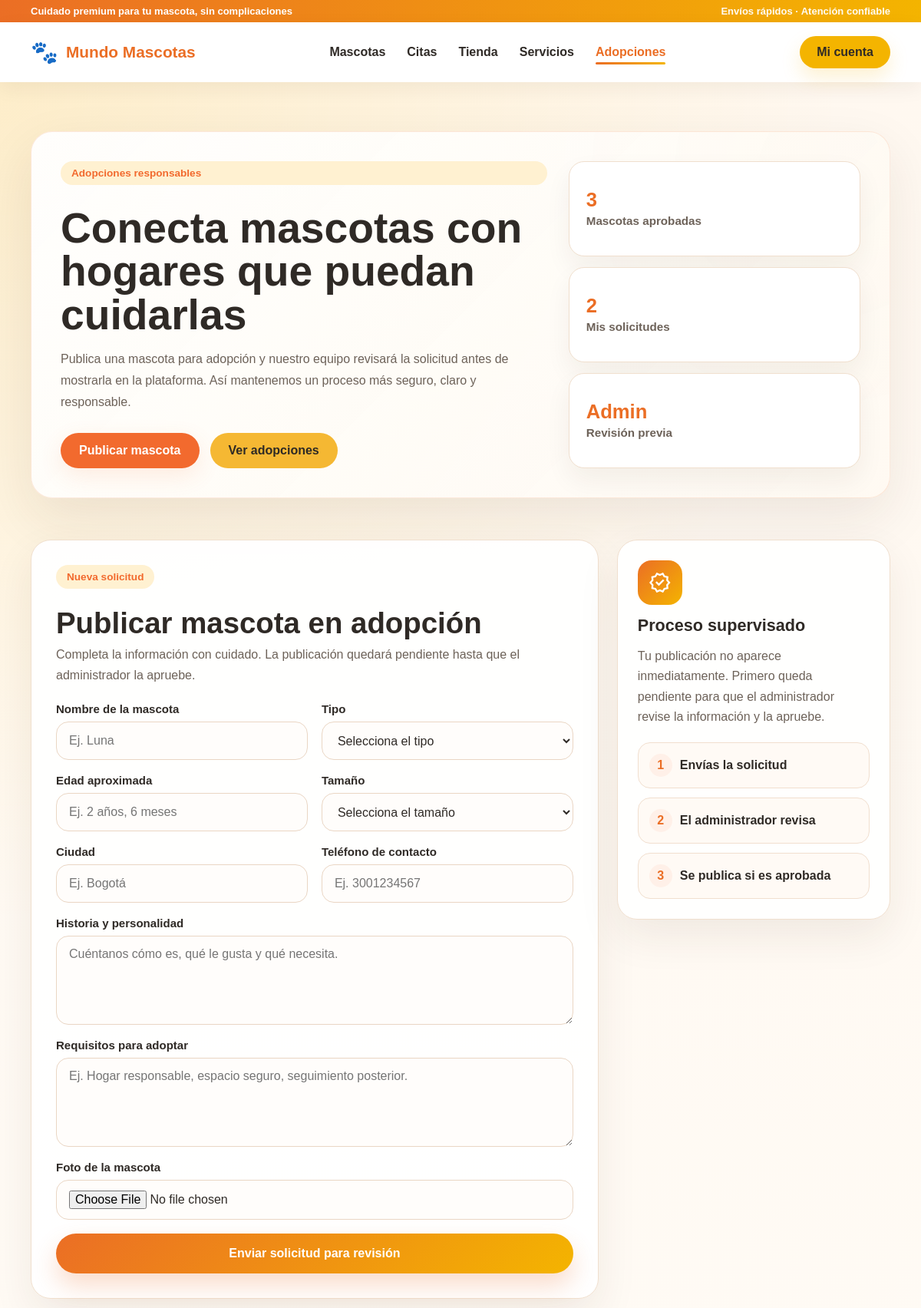
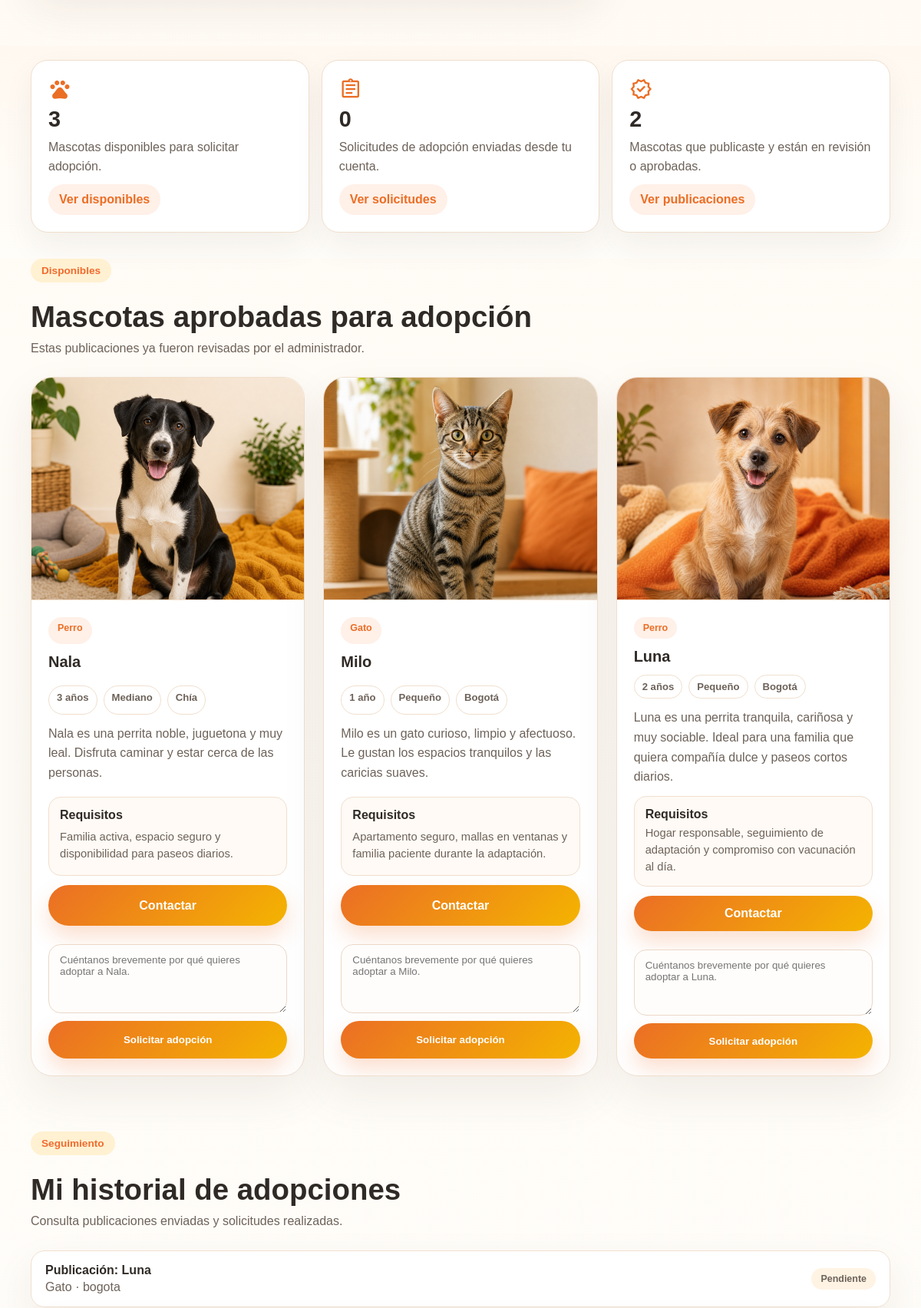
/adopciones/ (signed in, upper part), run on the app's committed database (2 pictures, top to bottom).
### app/models.py (models this page shows, shortened)
class AdoptionPet(models.Model):
    STATUS_CHOICES = [
        ("pendiente", "Pendiente"),
        ("aprobado", "Aprobado"),
        ("rechazado", "Rechazado"),
    ]
    PET_TYPES = [
        ("Perro", "Perro"),
        ("Gato", "Gato"),
        ("Otro", "Otro"),
    ]
    SIZE_CHOICES = [
        ("Pequeño", "Pequeño"),
        ("Mediano", "Mediano"),
        ("Grande", "Grande"),
    ]
    owner = models.ForeignKey(User, on_delete=models.CASCADE, related_name="adoption_posts")
    name = models.CharField(max_length=80)
    pet_type = models.CharField(max_length=20, choices=PET_TYPES)
    age = models.CharField(max_length=60)
    size = models.CharField(max_length=20, choices=SIZE_CHOICES)
    city = models.CharField(max_length=80)
    description = models.TextField()
    requirements = models.TextField()
    contact_phone = models.CharField(max_length=30)
    photo = models.ImageField(upload_to="adoptions/")
    status = models.CharField(max_length=20, choices=STATUS_CHOICES, default="pendiente")
    admin_notes = models.TextField(blank=True)
    created_at = models.DateTimeField(auto_now_add=True)
    updated_at = models.DateTimeField(auto_now=True)

### app/views.py (the view, shortened to what this page needs)
# urls.py: path('adopciones/', views.adopciones, name='adopciones'),
def adopciones(request):
    approved_pets = AdoptionPet.objects.filter(status="aprobado").order_by("-created_at")
    my_requests = []
    my_applications = []
    if request.user.is_authenticated:
        my_requests = AdoptionPet.objects.filter(owner=request.user).order_by("-created_at")
        my_applications = AdoptionApplication.objects.filter(applicant=request.user).select_related("pet").order_by("-created_at")
    return render(request, "app/adopciones.html", {
        "approved_pets": approved_pets,
        "my_requests": my_requests,
        "my_applications": my_applications,
    })

### app/templates/app/adopciones.html (shortened to what this page needs)
{% extends "app/base.html" %}
{% load static %}
{% block extra_css %}
<link rel="stylesheet" href="{% static 'app/css/adopciones.css' %}?v=20260528-2">
{% endblock %}
{% block content %}
<main class="adoptions-page">
  <section class="adoptions-hero">
    <div class="container">
      <div class="adoptions-hero-box">
        <div class="adoptions-hero-text">
          <span class="section-tag">Adopciones responsables</span>
          <h1>Conecta mascotas con hogares que puedan cuidarlas</h1>
          <p>
            Publica una mascota para adopción y nuestro equipo revisará la solicitud
            antes de mostrarla en la plataforma. Así mantenemos un proceso más seguro,
            claro y responsable.
          </p>
          <div class="adoptions-hero-actions">
            {% if request.user.is_authenticated %}
              <a href="#adoptionForm" class="btn btn-primary">Publicar mascota</a>
            {% else %}
              <a href="{% url 'login' %}?next={% url 'adopciones' %}" class="btn btn-primary">Iniciar sesión para publicar</a>
            {% endif %}
            <a href="#approvedAdoptions" class="btn btn-secondary">Ver adopciones</a>
          </div>
        </div>
        <div class="adoptions-hero-stats">
          <article class="adoptions-mini-card">
            <strong>{{ approved_pets|length }}</strong>
            <span>Mascotas aprobadas</span>
          </article>
          <article class="adoptions-mini-card">
            <strong>{{ my_requests|length }}</strong>
            <span>Mis solicitudes</span>
          </article>
          <article class="adoptions-mini-card">
            <strong>Admin</strong>
            <span>Revisión previa</span>
          </article>
        </div>
      </div>
    </div>
  </section>
  {% if request.user.is_authenticated %}
  <section class="adoption-submit-section" id="adoptionForm">
    <div class="container adoption-submit-grid">
      <article class="adoption-form-card">
        <div class="adoption-section-title">
          <span class="section-tag">Nueva solicitud</span>
          <h2>Publicar mascota en adopción</h2>
          <p>
            Completa la información con cuidado. La publicación quedará pendiente
            hasta que el administrador la apruebe.
          </p>
        </div>
        <form class="adoption-form" method="POST" enctype="multipart/form-data">
          <div class="adoption-field">
            <label for="adoptionName">Nombre de la mascota</label>
            <input type="text" id="adoptionName" name="name" placeholder="Ej. Luna" required>
          </div>
          <div class="adoption-field">
            <label for="adoptionType">Tipo</label>
            <select id="adoptionType" name="pet_type" required>
              <option value="">Selecciona el tipo</option>
            </select>
          </div>
          <div class="adoption-field">
            <label for="adoptionAge">Edad aproximada</label>
            <input type="text" id="adoptionAge" name="age" placeholder="Ej. 2 años, 6 meses" required>
          </div>
          <div class="adoption-field">
            <label for="adoptionSize">Tamaño</label>
            <select id="adoptionSize" name="size" required>
              <option value="">Selecciona el tamaño</option>
            </select>
          </div>
          <div class="adoption-field">
            <label for="adoptionCity">Ciudad</label>
            <input type="text" id="adoptionCity" name="city" placeholder="Ej. Bogotá" required>
          </div>
          <div class="adoption-field">
            <label for="adoptionPhone">Teléfono de contacto</label>
            <input
              type="tel"
              id="adoptionPhone"
              name="contact_phone"
              placeholder="Ej. 3001234567"
              inputmode="numeric"
              maxlength="10"
              pattern="[0-9]{7,10}"
              required
            >
          </div>
          <div class="adoption-field full-width">
            <label for="adoptionDescription">Historia y personalidad</label>
            <textarea
              id="adoptionDescription"
              name="description"
              rows="4"
              placeholder="Cuéntanos cómo es, qué le gusta y qué necesita."
              required
            ></textarea>
          </div>
          <div class="adoption-field full-width">
            <label for="adoptionRequirements">Requisitos para adoptar</label>
            <textarea
              id="adoptionRequirements"
              name="requirements"
              rows="4"
              placeholder="Ej. Hogar responsable, espacio seguro, seguimiento posterior."
              required
            ></textarea>
          </div>
          <div class="adoption-field full-width">
            <label for="adoptionPhoto">Foto de la mascota</label>
            <input type="file" id="adoptionPhoto" name="photo" accept="image/*" required>
          </div>
          <button type="submit" class="adoption-submit-btn full-width">
            Enviar solicitud para revisión
          </button>
        </form>
      </article>
      <aside class="adoption-process-card">
        <span class="material-symbols-outlined">verified</span>
        <h3>Proceso supervisado</h3>
        <p>
          Tu publicación no aparece inmediatamente. Primero queda pendiente para
          que el administrador revise la información y la apruebe.
        </p>
        <div class="adoption-steps">
          <div>
            <strong>1</strong>
            <span>Envías la solicitud</span>
          </div>
          <div>
            <strong>2</strong>
            <span>El administrador revisa</span>
          </div>
          <div>
            <strong>3</strong>
            <span>Se publica si es aprobada</span>
          </div>
        </div>
      </aside>
    </div>
  </section>
  {% endif %}
  {% if request.user.is_authenticated %}
  <section class="adoption-account-panel">
    <div class="container adoption-account-grid">
      <article class="adoption-account-card">
        <span class="material-symbols-outlined">pets</span>
        <strong>{{ approved_pets|length }}</strong>
        <p>Mascotas disponibles para solicitar adopción.</p>
        <a href="#approvedAdoptions">Ver disponibles</a>
      </article>
      <article class="adoption-account-card">
        <span class="material-symbols-outlined">assignment</span>
        <strong>{{ my_applications|length }}</strong>
        <p>Solicitudes de adopción enviadas desde tu cuenta.</p>
        <a href="#myAdoptionHistory">Ver solicitudes</a>
      </article>
      <article class="adoption-account-card">
        <span class="material-symbols-outlined">verified</span>
        <strong>{{ my_requests|length }}</strong>
        <p>Mascotas que publicaste y están en revisión o aprobadas.</p>
        <a href="#myAdoptionHistory">Ver publicaciones</a>
      </article>
    </div>
  </section>
  {% endif %}
  <section class="approved-adoptions" id="approvedAdoptions">
    <div class="container">
      <div class="section-head adoptions-head-left">
        <span class="section-tag">Disponibles</span>
        <h2>Mascotas aprobadas para adopción</h2>
        <p>Estas publicaciones ya fueron revisadas por el administrador.</p>
      </div>
      <div class="adoptions-grid">
        {% if approved_pets %}
          {% for pet in approved_pets %}
            <article class="adoption-card">
              <div class="adoption-card-image">
                <img src="{{ pet.photo.url }}" alt="{{ pet.name }}">
              </div>
              <div class="adoption-card-content">
                <span class="adoption-badge">{{ pet.pet_type }}</span>
                <h3>{{ pet.name }}</h3>
                <div class="adoption-card-meta">
                  <span>{{ pet.age }}</span>
                  <span>{{ pet.size }}</span>
                  <span>{{ pet.city }}</span>
                </div>
                <p>{{ pet.description }}</p>
                <div class="adoption-requirements">
                  <strong>Requisitos</strong>
                  <span>{{ pet.requirements }}</span>
                </div>
                <a href="tel:{{ pet.contact_phone }}" class="adoption-contact-btn">
                  Contactar
                </a>
                {% if request.user.is_authenticated %}
                  {% if request.user != pet.owner %}
                    <form method="POST" action="{% url 'solicitar_adopcion' pet.id %}" class="adoption-apply-form">
                      <textarea name="message" rows="3" placeholder="Cuéntanos brevemente por qué quieres adoptar a {{ pet.name }}."></textarea>
                      <button type="submit" class="adoption-contact-btn adoption-apply-btn">Solicitar adopción</button>
                    </form>
                  {% endif %}
                {% else %}
                  <a href="{% url 'login' %}?next={% url 'adopciones' %}" class="adoption-contact-btn adoption-apply-btn">
                    Iniciar sesión para solicitar adopción
                  </a>
                {% endif %}
              </div>
            </article>
          {% endfor %}
        {% else %}
          <article class="adoption-empty-state">
            <span class="material-symbols-outlined">pets</span>
            <h3>Aún no hay mascotas aprobadas</h3>
            <p>Cuando el administrador apruebe solicitudes, aparecerán aquí.</p>
          </article>
        {% endif %}
      </div>
    </div>
  </section>
  <section class="my-adoption-requests" id="myAdoptionHistory">
    <div class="container">
      <div class="section-head adoptions-head-left">
        <span class="section-tag">Seguimiento</span>
        <h2>Mi historial de adopciones</h2>
        <p>Consulta publicaciones enviadas y solicitudes realizadas.</p>
      </div>
      <div class="adoption-request-list">
        {% if request.user.is_authenticated and my_requests %}
          {% for request_item in my_requests %}
            <article class="adoption-request-item">
              <div>
                <strong>Publicación: {{ request_item.name }}</strong>
                <span>{{ request_item.pet_type }} · {{ request_item.city }}</span>
              </div>
              <span class="request-status request-status-{{ request_item.status }}">
                {{ request_item.get_status_display }}
              </span>
            </article>
          {% endfor %}
        {% elif not request.user.is_authenticated %}
          <article class="adoption-empty-line">
            Inicia sesión para enviar solicitudes y consultar tu historial.
          </article>
        {% elif not my_applications %}
          <article class="adoption-empty-line">
            Todavía no tienes solicitudes ni publicaciones de adopción.
          </article>
        {% endif %}
      </div>
    </div>
  </section>
</main>
{% endblock %}

### app/static/app/css/variables.css (style rules this page uses)
:root { --color-primary: #f5b833; --color-primary-soft: #ffd56b; --color-secondary: #f26a2e; --color-secondary-dark: #d9541f; --color-bg: #fff8ef; --color-surface: #ffffff; --color-text: #2e2a25; --color-text-soft: #6e6257; --color-white: #ffffff; --color-border: #f1d4b8; --shadow-soft: 0 10px 30px rgba(242, 106, 46, 0.12); --shadow-card: 0 16px 35px rgba(242, 106, 46, 0.16); --radius-sm: 12px; --radius-md: 18px; --radius-lg: 28px; --container-width: 1200px; }

### app/static/app/css/components.css (style rules this page uses)
* { box-sizing: border-box; }
body { margin: 0; font-family: 'Montserrat', sans-serif; background: var(--color-bg); color: var(--color-text); }
img { max-width: 100%; display: block; }
a { text-decoration: none; }
.container { width: min(92%, var(--container-width)); margin: 0 auto; }
.btn { display: inline-flex; align-items: center; justify-content: center; padding: 14px 24px; border-radius: 999px; font-weight: 700; transition: 0.25s ease; }
.btn-primary { background: var(--color-secondary); color: var(--color-white); box-shadow: var(--shadow-soft); }
.btn-secondary { background: var(--color-primary); color: var(--color-text); }
.section-tag { display: inline-block; padding: 8px 14px; border-radius: 999px; background: #fff1d1; color: var(--color-secondary); font-weight: 700; font-size: 0.85rem; margin-bottom: 14px; }

### app/static/app/css/main.css (style rules this page uses)
.section-head { text-align: center; max-width: 780px; margin: 0 auto 36px; }
.section-head h2, .products-head h2, .home-offers-head h2 { margin: 0 0 12px; color: #2f2a26; font-size: clamp(2rem, 3.7vw, 3.3rem); line-height: 1.06; letter-spacing: 0; }
.section-head p { margin: 0; color: #6d6259; line-height: 1.7; }

### app/static/app/css/responsive.css (style rules this page uses)
@media (max-width: 1200px) { .container { width: min(100% - 40px, 1120px); } }

### data on the page
AdoptionPet: photo (picture), pet_type "Perro", name "Nala", age "3 años", size "Mediano", city "Chía", description "Nala es una perrita noble, juguetona y muy leal. Disfruta caminar y estar cerca de las personas.", requirements "Familia activa, espacio seguro y disponibilidad para paseos diarios.", message "Cuéntanos brevemente por qué quieres adoptar a Nala."
AdoptionPet: photo (picture), pet_type "Gato", name "Milo", age "1 año", size "Pequeño", city "Bogotá", description "Milo es un gato curioso, limpio y afectuoso. Le gustan los espacios tranquilos y las caricias suaves.", requirements "Apartamento seguro, mallas en ventanas y familia paciente durante la adaptación.", message "Cuéntanos brevemente por qué quieres adoptar a Milo."
AdoptionPet: photo (picture), pet_type "Perro", name "Luna", age "2 años", size "Pequeño", city "Bogotá", description "Luna es una perrita tranquila, cariñosa y muy sociable. Ideal para una familia que quiera compañía dulce y paseos cortos diarios.", requirements "Hogar responsable, seguimiento de adaptación y compromiso con vacunación al día.", message "Cuéntanos brevemente por qué quieres adoptar a Luna."
AdoptionPet: name "Luna", pet_type "Gato", city "bogota", status "Pendiente"

### other printed values
{{ approved_pets|length }} "3"
{{ my_requests|length }} "2"
{{ my_applications|length }} "0"
